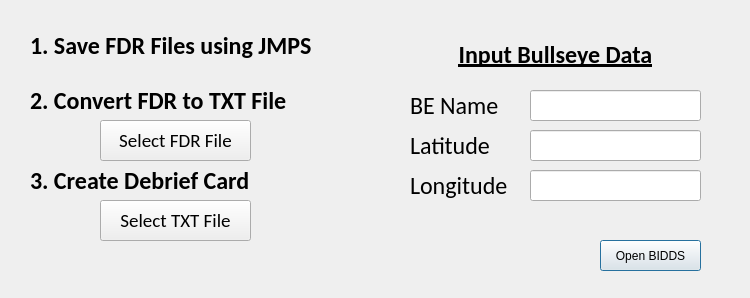
<?xml version="1.0" encoding="UTF-8"?>
<ui version="4.0">
 <class>Dialog</class>
 <widget class="QDialog" name="Dialog">
  <property name="geometry">
   <rect>
    <x>0</x>
    <y>0</y>
    <width>750</width>
    <height>298</height>
   </rect>
  </property>
  <property name="windowTitle">
   <string>Debrief Card</string>
  </property>
  <widget class="QLabel" name="label">
   <property name="geometry">
    <rect>
     <x>30</x>
     <y>30</y>
     <width>301</width>
     <height>31</height>
    </rect>
   </property>
   <property name="font">
    <font>
     <family>Calibri</family>
     <pointsize>18</pointsize>
     <weight>75</weight>
     <bold>true</bold>
    </font>
   </property>
   <property name="text">
    <string>1. Save FDR Files using JMPS</string>
   </property>
  </widget>
  <widget class="QPushButton" name="pushButton_BIDDSOpen">
   <property name="geometry">
    <rect>
     <x>600</x>
     <y>240</y>
     <width>101</width>
     <height>31</height>
    </rect>
   </property>
   <property name="text">
    <string>Open BIDDS</string>
   </property>
  </widget>
  <widget class="QLabel" name="label_2">
   <property name="geometry">
    <rect>
     <x>30</x>
     <y>90</y>
     <width>301</width>
     <height>21</height>
    </rect>
   </property>
   <property name="font">
    <font>
     <family>Calibri</family>
     <pointsize>18</pointsize>
     <weight>75</weight>
     <bold>true</bold>
    </font>
   </property>
   <property name="text">
    <string>2. Convert FDR to TXT File</string>
   </property>
  </widget>
  <widget class="QPushButton" name="pushButton_FDRLoad">
   <property name="geometry">
    <rect>
     <x>100</x>
     <y>120</y>
     <width>151</width>
     <height>41</height>
    </rect>
   </property>
   <property name="font">
    <font>
     <family>Calibri</family>
     <pointsize>14</pointsize>
     <weight>50</weight>
     <bold>false</bold>
    </font>
   </property>
   <property name="toolTip">
    <string>Copys FDR and DRD File to BIDDS Folder, Open BIDDS</string>
   </property>
   <property name="text">
    <string>Select FDR File</string>
   </property>
  </widget>
  <widget class="QLabel" name="label_3">
   <property name="geometry">
    <rect>
     <x>30</x>
     <y>170</y>
     <width>301</width>
     <height>21</height>
    </rect>
   </property>
   <property name="font">
    <font>
     <family>Calibri</family>
     <pointsize>18</pointsize>
     <weight>75</weight>
     <bold>true</bold>
    </font>
   </property>
   <property name="text">
    <string>3. Create Debrief Card</string>
   </property>
  </widget>
  <widget class="QLineEdit" name="line_BEName">
   <property name="geometry">
    <rect>
     <x>530</x>
     <y>90</y>
     <width>171</width>
     <height>31</height>
    </rect>
   </property>
   <property name="font">
    <font>
     <family>Calibri</family>
     <pointsize>16</pointsize>
    </font>
   </property>
  </widget>
  <widget class="QLabel" name="label_6">
   <property name="geometry">
    <rect>
     <x>410</x>
     <y>90</y>
     <width>101</width>
     <height>31</height>
    </rect>
   </property>
   <property name="font">
    <font>
     <family>Calibri</family>
     <pointsize>18</pointsize>
     <weight>50</weight>
     <bold>false</bold>
    </font>
   </property>
   <property name="text">
    <string>BE Name</string>
   </property>
  </widget>
  <widget class="QLineEdit" name="line_BELat">
   <property name="geometry">
    <rect>
     <x>530</x>
     <y>130</y>
     <width>171</width>
     <height>31</height>
    </rect>
   </property>
   <property name="font">
    <font>
     <family>Calibri</family>
     <pointsize>16</pointsize>
    </font>
   </property>
   <property name="toolTip">
    <string>N/S DD MM.MMMM</string>
   </property>
  </widget>
  <widget class="QLabel" name="label_7">
   <property name="geometry">
    <rect>
     <x>410</x>
     <y>130</y>
     <width>101</width>
     <height>31</height>
    </rect>
   </property>
   <property name="font">
    <font>
     <family>Calibri</family>
     <pointsize>18</pointsize>
     <weight>50</weight>
     <bold>false</bold>
    </font>
   </property>
   <property name="text">
    <string>Latitude</string>
   </property>
  </widget>
  <widget class="QLineEdit" name="line_BELong">
   <property name="geometry">
    <rect>
     <x>530</x>
     <y>170</y>
     <width>171</width>
     <height>31</height>
    </rect>
   </property>
   <property name="font">
    <font>
     <family>Calibri</family>
     <pointsize>16</pointsize>
    </font>
   </property>
   <property name="toolTip">
    <string>E/W DDD MM.MMMM</string>
   </property>
  </widget>
  <widget class="QLabel" name="label_8">
   <property name="geometry">
    <rect>
     <x>410</x>
     <y>170</y>
     <width>101</width>
     <height>31</height>
    </rect>
   </property>
   <property name="font">
    <font>
     <family>Calibri</family>
     <pointsize>18</pointsize>
     <weight>50</weight>
     <bold>false</bold>
    </font>
   </property>
   <property name="text">
    <string>Longitude</string>
   </property>
  </widget>
  <widget class="QLabel" name="label_9">
   <property name="geometry">
    <rect>
     <x>410</x>
     <y>40</y>
     <width>291</width>
     <height>31</height>
    </rect>
   </property>
   <property name="font">
    <font>
     <family>Calibri</family>
     <pointsize>18</pointsize>
     <weight>75</weight>
     <bold>true</bold>
    </font>
   </property>
   <property name="text">
    <string>&lt;html&gt;&lt;head/&gt;&lt;body&gt;&lt;p align=&quot;center&quot;&gt;&lt;span style=&quot; text-decoration: underline;&quot;&gt;Input Bullseye Data&lt;/span&gt;&lt;/p&gt;&lt;/body&gt;&lt;/html&gt;</string>
   </property>
  </widget>
  <widget class="QPushButton" name="pushButton_TXTLoad">
   <property name="geometry">
    <rect>
     <x>100</x>
     <y>200</y>
     <width>151</width>
     <height>41</height>
    </rect>
   </property>
   <property name="font">
    <font>
     <family>Calibri</family>
     <pointsize>14</pointsize>
     <weight>50</weight>
     <bold>false</bold>
    </font>
   </property>
   <property name="toolTip">
    <string>Copys FDR and DRD File to BIDDS Folder, Open BIDDS</string>
   </property>
   <property name="text">
    <string>Select TXT File</string>
   </property>
  </widget>
 </widget>
 <resources/>
 <connections/>
</ui>
